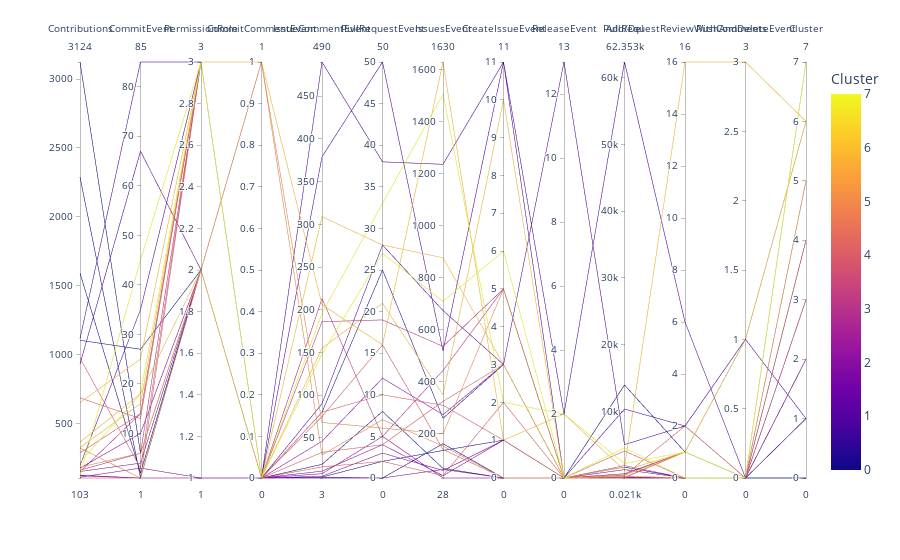

The code cell stored with this chart in its notebook:
### Code cell
cluster_data_df['Cluster'] = labels
fig = px.parallel_coordinates(cluster_data_df, color='Cluster', dimensions=['Contributions', 'CommitEvent', 'PermissionRole', 'CommitCommentEvent', 'IssueCommentEvent', 'PullRequestEvent', 'IssuesEvent', 'CreateIssueEvent', 'ReleaseEvent', 'Add/Del', 'PullRequestReviewWithComments', 'PushAndDeleteEvent', 'Cluster'])
fig.show()

### Figure 1 — Plotly figure (JSON) as saved in the notebook; plotly's stock layout.template omitted (floating-point values rounded to 4 significant figures)
{"data": [{"dimensions": [{"label": "Contributions", "values": [3124, 2289, 1591, 1115, 1103, 973, 931, 685, 651, 363, 324, 320, 285, 215, 194, 182, 175, 160, 150, 149, 123, 122, 119, 109, 103]}, {"label": "CommitEvent", "values": [6, 1, 2, 85, 27, 3, 67, 13, 25, 18, 16, 1, 14, 18, 35, 6, 10, 6, 4, 14, 1, 45, 1, 3, 1]}, {"label": "PermissionRole", "values": [2, 2, 2, 3, 2, 3, 2, 3, 3, 2, 3, 2, 3, 3, 3, 2, 2, 3, 2, 3, 1, 3, 2, 1, 3]}, {"label": "CommitCommentEvent", "values": [0, 0, 0, 0, 0, 0, 0, 0, 0, 0, 1, 1, 0, 0, 0, 1, 0, 0, 0, 0, 0, 0, 0, 0, 0]}, {"label": "IssueCommentEvent", "values": [19, 3, 4, 490, 80, 33, 379, 80, 309, 155, 206, 68, 75, 148, 90, 30, 46, 213, 11, 186, 4, 196, 8, 5, 16]}, {"label": "PullRequestEvent", "values": [8, 0, 2, 38, 25, 4, 50, 10, 28, 21, 16, 6, 16, 27, 28, 7, 12, 5, 4, 19, 0, 33, 5, 3, 2]}, {"label": "IssuesEvent", "values": [65, 160, 134, 1236, 258, 323, 517, 308, 876, 348, 1630, 198, 138, 708, 673, 151, 272, 442, 37, 535, 61, 1506, 28, 57, 37]}, {"label": "CreateIssueEvent", "values": [0, 0, 1, 11, 3, 3, 11, 1, 3, 10, 1, 5, 0, 6, 3, 0, 3, 5, 1, 5, 0, 2, 0, 1, 2]}, {"label": "ReleaseEvent", "values": [0, 0, 0, 2, 0, 0, 0, 0, 0, 0, 2, 0, 0, 0, 13, 0, 0, 0, 0, 0, 0, 2, 0, 0, 0]}, {"label": "Add/Del", "values": [13960.0, 166, 22, 62350.0, 1646.0, 4076.0, 10352, 414.5, 1629, 437.5, 1178, 43.5, 120.5, 4554.0, 5024.0, 306, 651.5, 468.5, 29, 1872, 88.5, 2177, 1276, 20.5, 77.5]}, {"label": "PullRequestReviewWithComments", "values": [1, 0, 0, 6, 0, 0, 2, 2, 16, 1, 1, 1, 1, 0, 2, 0, 1, 1, 0, 0, 0, 1, 0, 0, 0]}, {"label": "PushAndDeleteEvent", "values": [0, 0, 0, 0, 0, 0, 1, 0, 3, 1, 1, 0, 0, 0, 0, 0, 0, 0, 0, 0, 0, 0, 0, 0, 0]}, {"label": "Cluster", "values": [0, 0, 0, 1, 0, 4, 1, 4, 6, 6, 6, 5, 4, 7, 1, 5, 2, 3, 2, 3, 2, 7, 2, 2, 4]}], "domain": {"x": [0, 1], "y": [0, 1]}, "line": {"color": [0, 0, 0, 1, 0, 4, 1, 4, 6, 6, 6, 5, 4, 7, 1, 5, 2, 3, 2, 3, 2, 7, 2, 2, 4], "coloraxis": "coloraxis"}, "name": "", "type": "parcoords"}], "layout": {"coloraxis": {"colorbar": {"title": {"text": "Cluster"}}, "colorscale": [[0, "#0d0887"], [0.1111, "#46039f"], [0.2222, "#7201a8"], [0.3333, "#9c179e"], [0.4444, "#bd3786"], [0.5556, "#d8576b"], [0.6667, "#ed7953"], [0.7778, "#fb9f3a"], [0.8889, "#fdca26"], [1, "#f0f921"]]}, "legend": {"tracegroupgap": 0}, "margin": {"t": 60}}}
